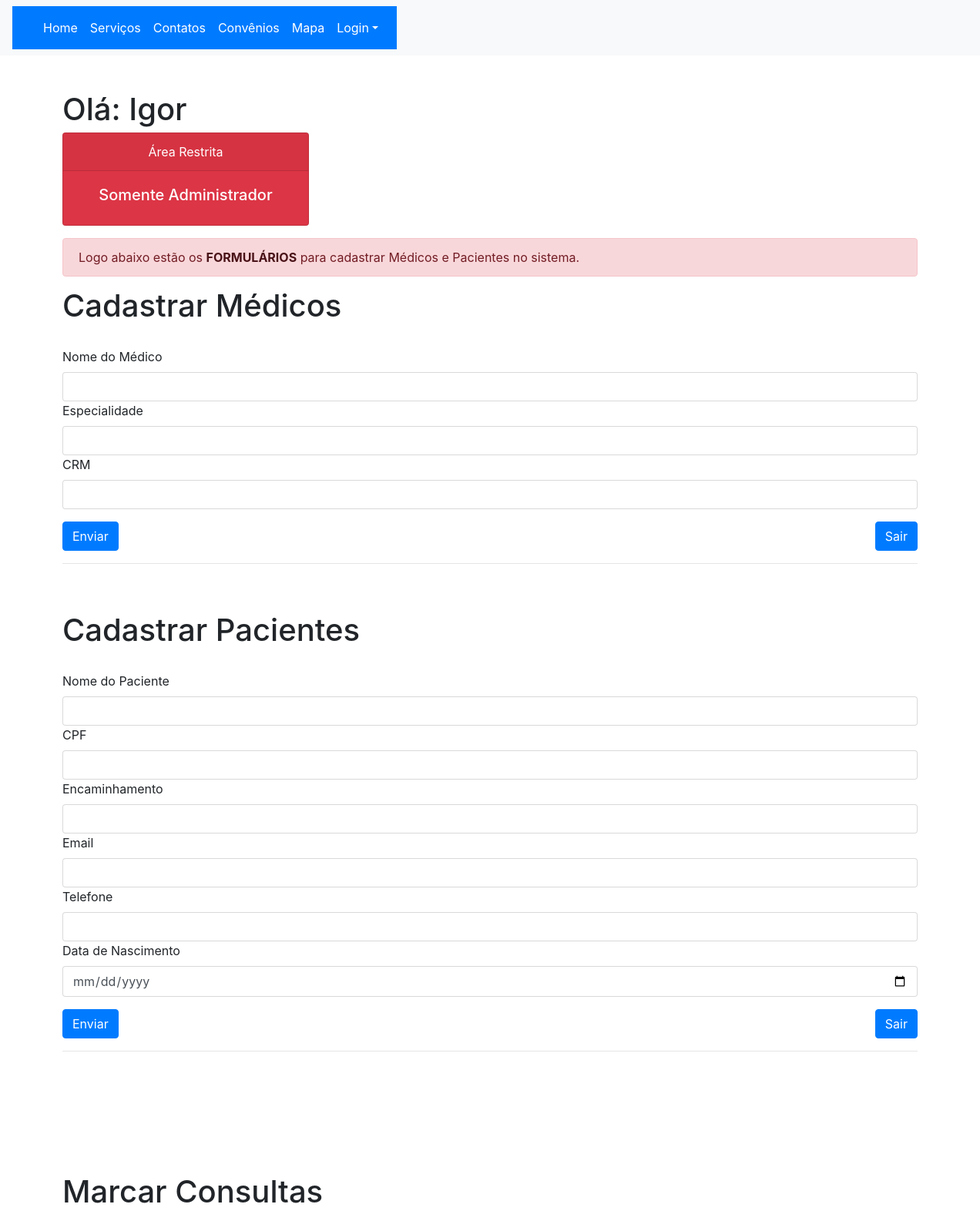
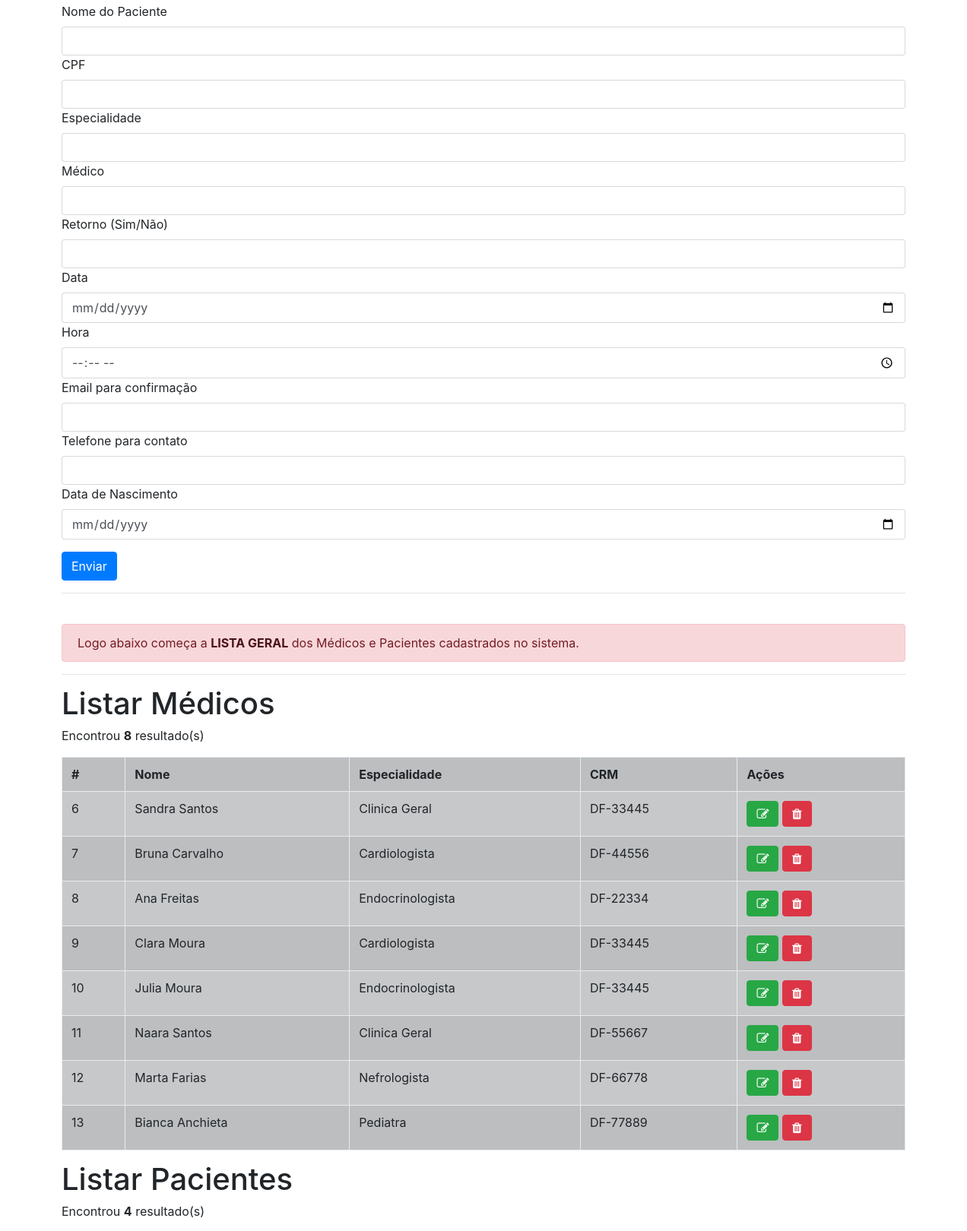
The app's page /consultas/lista-geral.php (signed in, upper part) with its own data (2 pictures, top to bottom).
### tables this page shows
CREATE TABLE `medico` (
  `id_medico` int(11) NOT NULL AUTO_INCREMENT,
  `nome_medico` varchar(150) NOT NULL,
  `especialidade` varchar(75) NOT NULL,
  `crm` varchar(25) NOT NULL,
  PRIMARY KEY (`id_medico`)
);

### consultas/lista-geral.php (the view, shortened to what this page needs)
<head>
		<link rel="stylesheet" href="css/bootstrap.min.css">
		<link rel="stylesheet" href="css/font-awesome.min.css">
</head>
<?php
$secao_usuario  = $_SESSION['nome_usuario'];
?>
<div class="container">
<h1>Olá: <?php print $secao_usuario; ?></h1>
<div class="card text-white bg-danger mb-3" style="max-width: 20rem;">
  <div class="text-center card-header" >Área Restrita</div>
  <div class="card-body">
    <h5 class="text-center" "card-title">Somente Administrador</h5>
  </div>
</div>
</div>
<div class="container">
<div class="alert alert-danger" role="alert">
  Logo abaixo estão os <a href="" class="alert-link">FORMULÁRIOS</a> para cadastrar Médicos e Pacientes no sistema.
</div>
	<h1>Cadastrar Médicos</h1> <br />
<form action="index.php?page=salvar-dentista&acao=cadastrar" method="POST">
	<div class="form-group">
		<label>Nome do Médico</label>
		<input type="text" name="nome_medico" class="form-control">
		<label>Especialidade</label>
		<input type="text" name="especialidade" class="form-control">
		<label>CRM</label>
		<input type="crm" name="crm" class="form-control">
	</div>
	<div class="form-group">
		<button type="submit" class="btn btn-primary">Enviar</button>
		<a href="index.php" class="btn btn-primary pull-right" role="button" aria-disabled="true">Sair</a>
	</div>
<hr />
</form>
<br />
<br />
<h1>Cadastrar Pacientes</h1> <br />
<form action="index.php?page=salvar-cliente&acao=cadastrar" method="POST">
	<div class="form-group">
		<label>Nome do Paciente</label>
		<input type="text" name="nome_paciente" class="form-control">
		<label>CPF</label>
		<input type="text" name="cpf" class="form-control">
		<label>Encaminhamento</label>
		<input type="text" name="encaminhamento" class="form-control">
		<label>Email</label>
		<input type="email" name="email" class="form-control">
		<label>Telefone</label>
		<input type="text" name="telefone" class="form-control">
		<label>Data de Nascimento</label>
		<input type="date" name="date" class="form-control">
	</div>
	<div class="form-group">
		<button type="submit" class="btn btn-primary">Enviar</button>
		<a href="index.php" class="btn btn-primary pull-right" role="button" aria-disabled="true">Sair</a>
	</div>
	<hr />
</form>
</div>
<section id="marcar-consultas">
<br />
<br />
<br />
<div class="container">
<h1>Marcar Consultas</h1><br />
<form action="index.php?page=salvar-consultas&acao=cadastrar" method="POST">
	<div class="form-group">
		<label>Nome do Paciente</label>
		<input type="text" name="nome_paciente" class="form-control">
		<label>CPF</label>
		<input type="text" name="cpf" class="form-control">
		<label>Especialidade</label>
		<input type="text" name="especialidade"class="form-control">
		<label>Médico</label>
		<input type="text" name="medico"class="form-control">
		<label>Retorno (Sim/Não)</label>
		<input type="text" name="retorno"class="form-control">
		<label>Data</label>
		<input type="date" name="data"class="form-control">
		<label>Hora</label>
		<input type="time" name="hora"class="form-control">
		<label>Email para confirmação</label>
		<input type="email" name="email" class="form-control">
		<label>Telefone para contato</label>
		<input type="text" name="telefone" class="form-control">
		<label>Data de Nascimento</label>
		<input type="date" name="date" class="form-control">
	</div>
	<div class="form-group">
		<button type="submit" class="btn btn-primary">Enviar</button>
	</div>
	<hr />
</form>
</div>
</section> <br />
<div class="container">
<div class="alert alert-danger" role="alert">
  Logo abaixo começa a <a href="" class="alert-link">LISTA GERAL</a> dos Médicos e Pacientes cadastrados no sistema.
</div>
<hr />
<h1>Listar Médicos</h1>
			<div class="row">
				<div class="col-lg-12">
	<nav class="navbar fixed-top navbar-light bg-light">
	<nav  class="navbar navbar-expand-lg navbar-dark bg-primary">
			<div class="collapse navbar-collapse" id="navbarNavDropdown">
				<ul class="navbar-nav">
					<li class="nav-item active">
						<a class="nav-link" href="#home">Home</a></li>
						<li class="nav-item active">
						<a class="nav-link" href="#serviços">Serviços</a></li>
						<li class="nav-item active">
						<a class="nav-link" href="#contatos">Contatos</a></li>
						<li class="nav-item active">
						<a class="nav-link" href="#convenios">Convênios</a></li>
						<li class="nav-item active">
						<a class="nav-link" href="#mapa">Mapa</a></li>
					<li class="nav-item dropdown active">
						<a class="nav-link dropdown-toggle" href="#" id="navbarDropdownMenuLink" data-toggle="dropdown" aria-haspopup="true" aria-expanded="false">Login</a>
					</li>
				</ul>
			</div>
		</nav>
	</nav>
<?php
	include("config.php");
	$sql = "SELECT * FROM medico";
	@$resultado = $conn->query($sql) or die($conn->error);
	$qtd = $resultado->num_rows;
?>
<?php
	if($qtd > 0){
		print "<p>Encontrou <b>$qtd</b> resultado(s)</p>";
		print "<table class='table table-dark table-striped table-bordered table-hover'>";
		print "<tr>";
			print "<th>#</th>";
			print "<th>Nome</th>";
			print "<th>Especialidade</th>";
			print "<th>CRM</th>";
			print "<th>Ações</th>";
			print "</tr>";
		while($row = $resultado->fetch_assoc()){
			print "<tr>";
			print "<td>".@$row["id_medico"]."</td>";
			print "<td>".@$row["nome_medico"]."</td>";
			print "<td>".@$row["especialidade"]."</td>";
			print "<td>".@$row["crm"]."</td>";
			print "<td>
				   <button onclick=\"location.href='index.php?page=editar-dentista&id_medico=".$row["id_medico"]."';\" class='btn btn-success'><i class='fa fa-edit'></i></button>
				   <button onclick=\"location.href='index.php?page=salvar-dentista&acao=excluir&id_medico=".$row["id_medico"]."';\"  class='btn btn-danger'><i class='fa fa-trash'></i></button>
				   </td>";
			print "</tr>";
		}
		print "</table>";
	}else{
		print "Não encontrou resultados";
	}
?>
<h1>Listar Pacientes</h1>
<?php
	$sql = "SELECT * FROM paciente";
	@$resultado = $conn->query($sql) or die($conn->error);
	$qtd = $resultado->num_rows;
?>
<?php
	if($qtd > 0){
		print "<p>Encontrou <b>$qtd</b> resultado(s)</p>";
	}else{
		print "Não encontrou resultados";
	}
?>
</div>
</div>
<br />
</div>

### records on screen
medico: id_medico "6", nome_medico "Sandra Santos", especialidade "Clinica Geral", crm "DF-33445"
medico: id_medico "7", nome_medico "Bruna Carvalho", especialidade "Cardiologista", crm "DF-44556"
medico: id_medico "8", nome_medico "Ana Freitas", especialidade "Endocrinologista", crm "DF-22334"
medico: id_medico "9", nome_medico "Clara Moura", especialidade "Cardiologista", crm "DF-33445"
medico: id_medico "10", nome_medico "Julia Moura", especialidade "Endocrinologista", crm "DF-33445"
medico: id_medico "11", nome_medico "Naara Santos", especialidade "Clinica Geral", crm "DF-55667"
medico: id_medico "12", nome_medico "Marta Farias", especialidade "Nefrologista", crm "DF-66778"
medico: id_medico "13", nome_medico "Bianca Anchieta", especialidade "Pediatra", crm "DF-77889"

### other values on screen
$secao_usuario "Igor"
$qtd "8"
$qtd "4"
